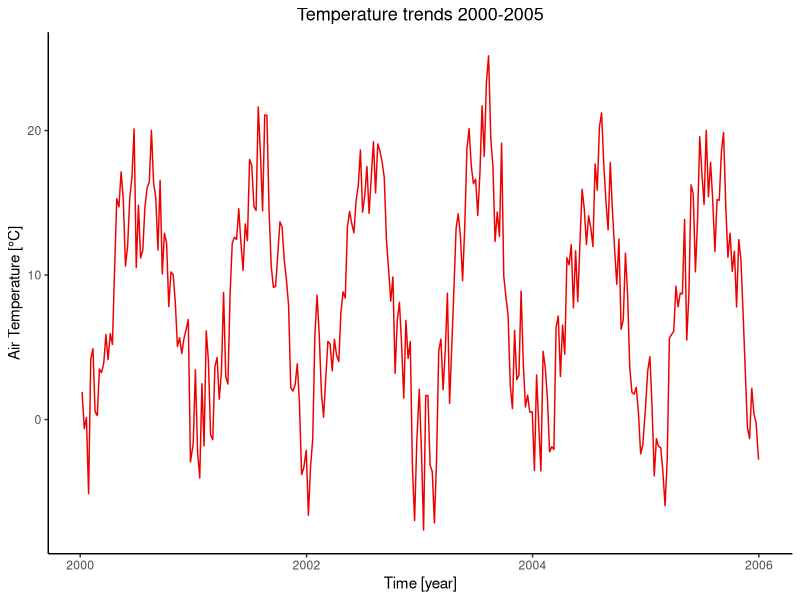
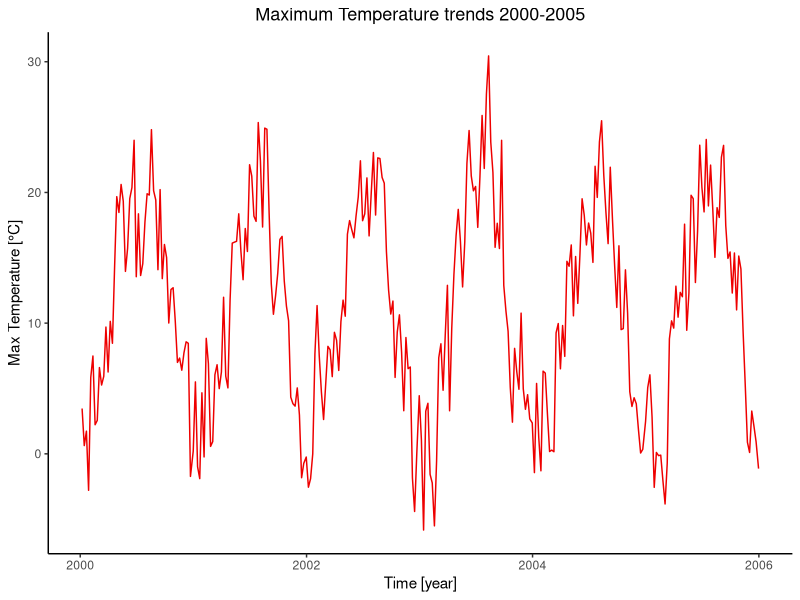
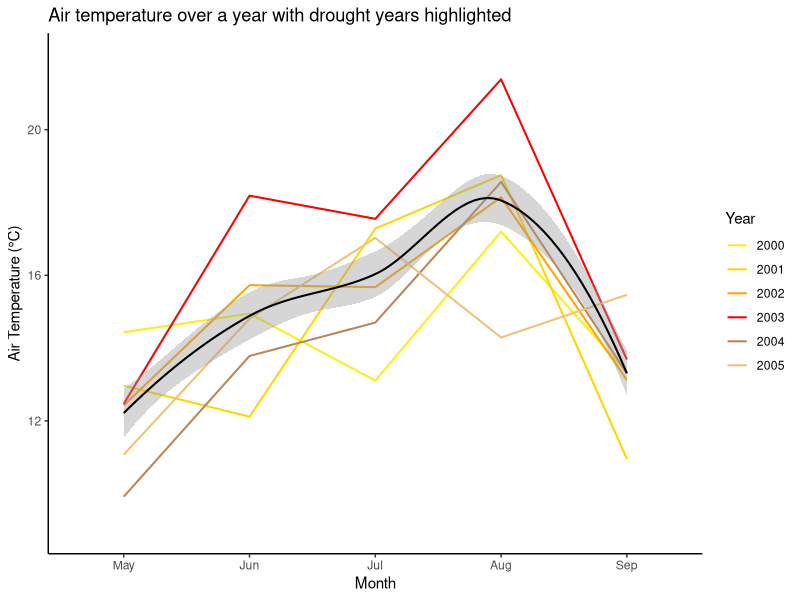
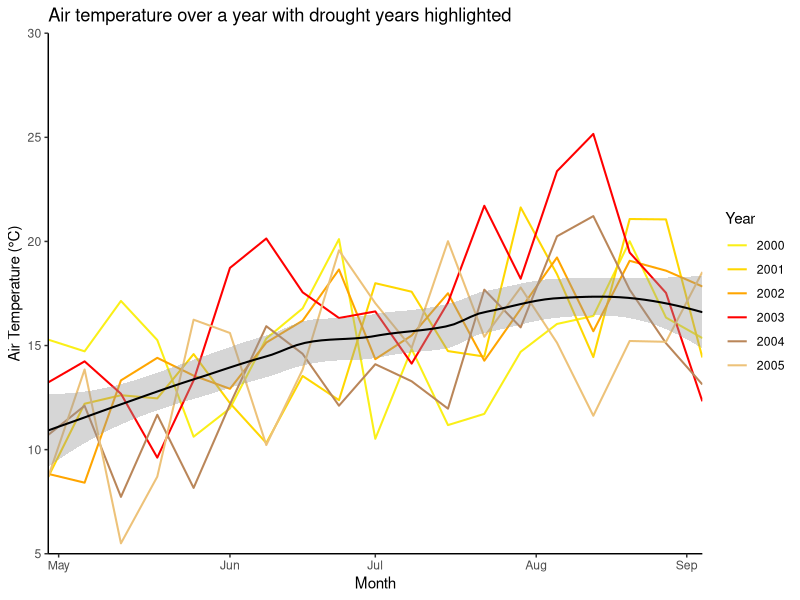
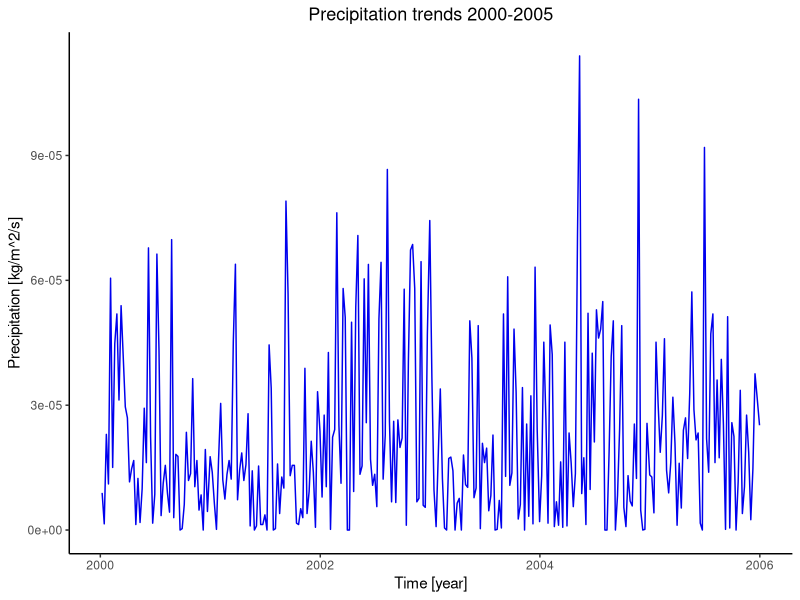

The R script that drew these images, in order: (Note: this script raises an error after producing the figures.)
####### Anomalies plotted #######
### Amended/final code script ###
### Tegan Williams March 2024 ###

#### Data loading & wrangling ####

# Libraries (required packages for data wrangling)
install.packages('tidyverse')
install.packages('tidyr')
install.packages('RColorBrewer')

library(dplyr)
library(tidyverse)
library(ggplot2) 

# Load Meteorological Data
met_data <- read.csv("Data/DE-Hai-2000-2020-weekly_timeseries_metSM.csv", header = TRUE)
obs_data <- read.csv("Data/DE-Hai-2000-2020-weekly_timeseries_obs.csv", header = TRUE)
sm_data <- read.csv("Data/DE-Hai-2000-2020-weekly_timeseries_metSM.csv", header= TRUE)
climate_data <- read.csv("Data/DE-Hai_FLUXNET2015_DD_1989-2020_met.csv")

# Delete 2021 data from Met data set since only NA values (-9999)
rows_to_delete <- c(1093:1144)
met_data <- met_data[-rows_to_delete, ]

# Create new column for year, months and full dates 
rows_per_year <- 52
met_data$year <- rep(2000:2020, each = rows_per_year)
met_data$full_date <- as.Date(paste0(met_data$year, "-", met_data$doy), format = "%Y-%j")
met_data <- met_data %>%
  mutate(month = month(full_date, label = TRUE))

# Now filter datasets for fewer years
met_data$year <- as.numeric(met_data$year)
met2000to2005 <- met_data[met_data$year >= 2000 & met_data$year <= 2005, ]
met2015to2020 <- met_data[met_data$year >= 2015 & met_data$year <= 2020, ]

met2003 <- met_data[met_data$year >= 2003 & met_data$year <= 2003, ]
met2018 <- met_data[met_data$year >= 2018 & met_data$year <= 2018, ]

#### Plots of raw Meteorological data time series ####

# Air Temperature over Time for 2000 to 2005
ggplot(met2000to2005, aes(x = full_date, y = airt_C)) +
  geom_line(colour="red2") +
  theme(legend.position = "bottom", panel.background = element_blank(), axis.line = element_line(colour = "black")) + 
  labs(title="Temperature trends 2000-2005") + 
  theme(plot.title=element_text(size=13, hjust=0.5)) + # Title size and position
  xlab("Time [year]") + 
  ylab("Air Temperature [°C]")

# Max Air Temperature over Time for 2000-2005 --> EXACTLY THE SAME TRENDS
ggplot(met2000to2005, aes(x = full_date, y = maxt_C)) +
  geom_line(colour="red2") +
  theme(legend.position = "bottom", panel.background = element_blank(), axis.line = element_line(colour = "black")) + 
  labs(title="Maximum Temperature trends 2000-2005") + 
  theme(plot.title=element_text(size=13, hjust=0.5)) + 
  xlab("Time [year]") + 
  ylab("Max Temperature [°C]")



# plotting T over time for 5 consecutive years e.g., 2000-2005, to show the difference during drought years 
# plus add the 30-year mean temperature as well!
avg_monthly_temp <- met_data %>%
  group_by(year, month) %>%
  summarise(monthlyT = mean(airt_C, na.rm = TRUE))

avg_monthly_temp$year <- as.numeric(avg_monthly_temp$year)
avg_monthly_temp_05 <- avg_monthly_temp[avg_monthly_temp$year >= 2000 & avg_monthly_temp$year <= 2005, ]
avg_monthly_temp_20 <- avg_monthly_temp[avg_monthly_temp$year >= 2015 & avg_monthly_temp$year <= 2020, ]

met_data_with_avg_temp_05 <- left_join(met2000to2005, avg_monthly_temp_05, by = c("year", "month"))

ggplot(met_data_with_avg_temp_05, aes(x = month, y = monthlyT, colour = as.factor(year), group = year)) +
  geom_line(size = 0.7) +
  geom_smooth(method = 'loess', aes(group=1), colour = "black", size = 0.7) +
  scale_color_manual(values = c("#FAEF17", "#FFD700","#FFA500","red", "#BA8659", "#EDC279")) +
  labs(x = "Month", y = "Air Temperature (°C)", title = "Air temperature over a year with drought years highlighted", colour = "Year") +
  scale_x_discrete(limits = c("May", "Jun", "Jul", "Aug", "Sep")) +
  scale_y_continuous(limits = c(9, 22)) +
  theme(legend.position = "right", panel.background = element_blank(), axis.line = element_line(colour = "black"))

# Using weekly values without the mean monthly 
ggplot(met_data_with_avg_temp_05, aes(x = doy, y = airt_C, colour = as.factor(year), group = year)) +
  geom_line(size = 0.7) +
  geom_smooth(method = 'loess', aes(group=1), colour = "black", size = 0.7) +
  scale_color_manual(values = c("#FAEF17", "#FFD700","#FFA500","red", "#BA8659", "#EDC279")) +
  labs(x = "Month", y = "Air Temperature (°C)", title = "Air temperature over a year with drought years highlighted", colour = "Year") +
  scale_x_continuous(breaks = c(121, 154, 182, 213, 242), 
                     labels = c("May", "Jun", "Jul", "Aug", "Sep"),
                     expand = c(0, 0),
                     limits = c(119, 245)) +
  scale_y_continuous(expand = c(0, 0),
                     limits = c(5,30)) +
  theme(legend.position = "right", panel.background = element_blank(), axis.line = element_line(colour = "black"))


# Precipitation over Time
ggplot(met2000to2005, aes(x = full_date, y = precip_kgm2s)) +
  geom_line(colour="blue2") +
  theme(legend.position = "bottom", panel.background = element_blank(), axis.line = element_line(colour = "black"), 
        plot.title=element_text(size=13, hjust=0.5)) + # Title size and position
  labs(title="Precipitation trends 2000-2005") + 
  xlab("Time [year]") + 
  ylab("Precipitation [kg/m^2/s]")


#### Temperature Anomalies ####

# Reference period 1989-2020
climate_data <- climate_data %>%
  mutate(TIMESTAMP = as.character(TIMESTAMP),
         year = year(as.Date(TIMESTAMP, format = "%Y%m%d")),
         month = month(as.Date(TIMESTAMP, format = "%Y%m%d")),
         doy = yday(as.Date(TIMESTAMP, format = "%Y%m%d")))

# finding average summer mean max day temperatures

max_temperatures <- aggregate(TA_ERA_DAY ~ year, data = climate_data, FUN = max)
max_temperatures$TA_ERA_DAY <- as.numeric(max_temperatures$TA_ERA_DAY)
mean(max_temperatures$TA_ERA_DAY)

summer_temp_data <- climate_data[climate_data$month %in% c("6", "7", "8"), ]
summer_temp_data <- summer_temp_data %>%
  select("year", "month", "TA_ERA_DAY")
mean_summer_temp <- aggregate(TA_ERA_DAY ~ year, data = summer_temp_data, FUN = mean)

mean(mean_summer_temp$TA_ERA_DAY)



summer_rainfall_data <- climate_data[climate_data$month %in% c("7", "8"), ]
summer_rainfall_data <- summer_rainfall_data %>%
  select("year", "month", "Precip")

# Aggregate the rainfall data by year and calculate the mean rainfall for each year
mean_summer_rainfall <- aggregate(Precip ~ year, data = summer_rainfall_data, FUN = sum)

mean(mean_summer_rainfall$Precip)


# Plotting weekly temperature anomalies over Time

weekly_average_temp_data <- climate_data %>%
  group_by(week = ceiling(as.numeric(doy)/7)) %>%
  summarise(AverageWeeklyMeanT = mean(MeanT, na.rm = TRUE),
            sd = sd(MeanT, na.rm = TRUE))

weekly_temp_data <- climate_data %>%
  group_by(year, week = ceiling(as.numeric(doy)/7)) %>%
  summarise(WeeklyMeanT = mean(MeanT, na.rm = TRUE)) 

  
View(weekly_temp_data)


# find the anomaly values
weekly_temp_merged_data <- merge(weekly_average_temp_data, weekly_temp_data, by = "week", all.x = TRUE)
weekly_temp_merged_data$tempAnomaly <- weekly_temp_merged_data$WeeklyMeanT - weekly_temp_merged_data$AverageWeeklyMeanT
weekly_temp_percentile_90 <- quantile(weekly_temp_merged_data$tempAnomaly, 0.9, na.rm = TRUE)
weekly_temp_percentile_0 <- quantile(weekly_temp_merged_data$tempAnomaly, 0, na.rm = TRUE)
weekly_temp_percentile_95 <- quantile(weekly_temp_merged_data$tempAnomaly, 0.95, na.rm = TRUE)

weekly_temp_anomaly_data <- weekly_temp_merged_data %>%
  filter(tempAnomaly > weekly_temp_percentile_0)
weekly_temp_anomaly_data90 <- weekly_temp_merged_data %>%
  filter(tempAnomaly > weekly_temp_percentile_90)
weekly_temp_anomaly_data95 <- weekly_temp_merged_data %>%
  filter(tempAnomaly > weekly_temp_percentile_95)

min(weekly_temp_anomaly_data95$tempAnomaly)
max(weekly_temp_anomaly_data95$tempAnomaly)

weekly_temp_anomaly_data$year <- as.factor(weekly_temp_anomaly_data$year)
weekly_temp_anomaly_data$week <- as.numeric(weekly_temp_anomaly_data$week)

weekly_temp_merged_data$full_date <- ymd(paste0(weekly_temp_merged_data$year, "-01-07")) + weeks(weekly_temp_merged_data$week - 1)


anomalies1 <- merge(weekly_temp_merged_data, sm_anomaly_data_filtered, by = "full_date")

View(weekly_temp_merged_data)
View(sm_anomaly_data_filtered)

anomalies <- anomalies1 %>%
  select(full_date, week.x, year.x, tempAnomaly, smAnomaly) %>%
  rename(date = full_date, week = week.x, year = year.x) %>%
  filter(year >= 2000 & year <=2005 | year >= 2015 & year <= 2020)
  
anomalies_full <- anomalies1 %>%
  select(full_date, week.x, year.x, tempAnomaly, smAnomaly) %>%
  rename(date = full_date, week = week.x, year = year.x) 

# creating a new column to group into drought vs non-drought years 
# based on their max value (e.g., >6.5 temp anomaly)

# Create new column 'drought_status' and initialise it with 'non-drought'

temp_anomaly_data_summer <- weekly_temp_anomaly_data[weekly_temp_anomaly_data$week >= 18 & weekly_temp_anomaly_data$week <= 36, ]
drought_years <- temp_anomaly_data_summer %>%
  filter(tempAnomaly > 5.2) %>%
  pull(year) %>%
  unique()

temp_drought_years <- temp_anomaly_data_summer%>%
  filter(year %in% c(2003,2010,2018,2019)) %>%
  pull(year) %>%
  unique()

hotyears <- as.data.frame(drought_years)

temp_anomaly_data_summer['Drought_Status'] = '1989-2020'
temp_anomaly_data_summer$Drought_Status[temp_anomaly_data_summer$year %in% temp_drought_years] <- as.character(temp_anomaly_data_summer$year[temp_anomaly_data_summer$year %in% temp_drought_years])
temp_anomaly_data_summer$Drought_Status <- as.factor(temp_anomaly_data_summer$Drought_Status)

min(temp_anomaly_data_summer$tempAnomaly)

palette_anomalies1 <- c("#D6D6D686", "#29B071", "#2C78DB", "#C93402")
palette_anomalies2 <-c("#D6D6D686", "#DB2C95", "#11A0D9", "#8A3FBF")
palette_anomalies3 <- c("#D6D6D686", "#990AFF", "#126DFF", "#FF19AB")
palette_anomalies <- c("#D6D6D686", "#D6A400", "#7362BA", "#B80422", "#3EA85A")

colourblind_palette <- c("#D4D4D4C4","#329FD6", "#C20502", "#9E21C4")

temp_anomaly_plot <- ggplot(temp_anomaly_data_summer, aes(x = week, y = tempAnomaly, colour = Drought_Status, group = year)) +
  geom_line(size = 0.8) +
  geom_hline(yintercept = 0, size = 0.4, colour = "black") +
  geom_hline(yintercept = 4.69, linetype = "dashed", size = 0.7, colour = "#FC6C19BE") +
  # geom_text(aes(x = 35.2, y = -0.4, label = "Norm"), colour = "black") + 
  # geom_text(aes(x = 34, y = 5.2, label = "95th percentile"), colour = "darkorange", size = 3) + 
  labs(title = "",
       x = "Summer months",
       y = "Air temperature anomaly (°C)",
       colour = "Year:") +
  scale_colour_manual(values = palette_anomalies) +
  theme(legend.position = "bottom", panel.background = element_blank(), axis.line = element_line(colour = "black"), 
        plot.title = element_text(size=12, hjust=0.5),
        axis.title = element_text(size=11),
        axis.text = element_text(size=9),
        legend.title = element_text(size = 11, face = "bold", ),
        legend.text = element_text(size = 11),
        plot.margin = margin(1, 1, 1, 1, "cm")) +
  scale_x_continuous(breaks = c(18, 22, 27, 32, 36), 
                     labels = c("May", "Jun", "Jul", "Aug", "Sep"),
                     expand = c(0, 0),
                     limits = c(18, 36)) +
  scale_y_continuous(expand = c(0, 0),
                     limits = c(-6,8))

plot(temp_anomaly_plot)

dev.off()

# Save the plot as a PNG file to GitHub
ggsave("temp_anomaly_plot.png", path = "Plots/Anomalies", plot = temp_anomaly_plot, width = 7, height = 5, dpi = 500)


#### Deep Soil Moisture Anomalies ####

# Reference period 2000-2020
sm_reference_period <- met_data %>%
  filter(year >= 2000 & year <= 2020) %>%
  group_by(doy) %>%
  summarize(smAverage = mean(SWC_1, na.rm = TRUE))

# Merge with the main data
sm_merged_data <- merge(met_data, sm_reference_period, by = "doy", all.x = TRUE)

# Calculate soil moisture anomalies
sm_merged_data$smAnomaly <- sm_merged_data$SWC_1 - sm_merged_data$smAverage
sm_merged_data$weeklysm <- sm_merged_data$SWC_1

# Calculate the 90th percentile of sm anomalies
sm_percentile_95 <- quantile(sm_merged_data$smAnomaly, 0.95, na.rm = TRUE)
sm_percentile_90 <- quantile(sm_merged_data$smAnomaly, 0.9, na.rm = TRUE)
sm_percentile_0 <- quantile(sm_merged_data$smAnomaly, 0, na.rm = TRUE)
sm_percentile_10 <- quantile(sm_merged_data$smAnomaly, 0.1, na.rm = TRUE)

# Filter only values in the upper 90th percentile
sm_anomaly_data <- sm_merged_data %>%
  filter(smAnomaly > sm_percentile_0)

sm_anomaly_data90 <- sm_merged_data %>%
  filter(smAnomaly > sm_percentile_90)

sm_anomaly_data95 <- sm_merged_data %>%
  filter(smAnomaly > sm_percentile_95)

sm_anomaly_data10 <- sm_merged_data %>%
  filter(smAnomaly > sm_percentile_10)

min(sm_anomaly_data95$smAnomaly)

sm_anomaly_data$year <- as.factor(sm_anomaly_data$year)
sm_anomaly_data$doy <- as.factor(sm_anomaly_data$doy)

sm_anomaly_data$week <- ceiling((sm_anomaly_data$doy - 6) / 7)
View(sm_anomaly_data)

sm_anomaly_data_filtered <- sm_anomaly_data[c("year", "week", "full_date", "weeklysm", "smAverage", "smAnomaly")]
sm_anomaly_data_filtered$year <- as.factor(sm_anomaly_data_filtered$year)
sm_anomaly_data_filtered$doy <- as.numeric(sm_anomaly_data_filtered$doy)



# Create new column 'drought_status' and initialise it with 'non-drought'
sm_anomaly_data_summer <- sm_anomaly_data_filtered %>%
  filter(doy %in% c(18:36))

sm_drought_years <- sm_anomaly_data_summer%>%
  filter(year %in% c(2003,2010,2018,2019)) %>%
  pull(year) %>%
  unique()

sm_anomaly_data_summer['Drought_Status'] = '2000-2020'

sm_anomaly_data_summer <- sm_anomaly_data_summer %>%
  mutate(Drought_Status = ifelse(year %in% sm_drought_years, as.character(year), Drought_Status))

sm_anomaly_data_summer$Drought_Status <- as.factor(sm_anomaly_data_summer$Drought_Status)
sm_anomaly_data_summer$year <- as.factor(sm_anomaly_data_summer$year)
sm_anomaly_data_summer$doy <- as.numeric(sm_anomaly_data_summer$doy)
sm_anomaly_data_summer$smAnomaly <- as.numeric(sm_anomaly_data_summer$smAnomaly)

sm_anomaly_data_filtered10 <- sm_anomaly_data_summer %>%
  filter(smAnomaly > sm_percentile_10)

deficit_data <- sm_anomaly_data_summer %>%
  filter(smAnomaly < 0)
drought_threshold <- quantile(deficit_data$smAnomaly, 0.05)
minimum_deficit <- deficit_data %>%
  mutate(Drought_Status = ifelse(smAnomaly < drought_threshold, "Drought", "No Drought"))

drought_threshold95 <- minimum_deficit %>%
  filter(Drought_Status == "Drought")

max(drought_threshold95$smAnomaly)

# threshold for 80th percentile is -8.06
# threshold for 90th percentile is -9.43
# threshold for 95th percentile is -9.93

palette_before <- c("#D4D4D4C4", "#178A86", "#0F5596", "#B51717")

# Plotting soil moisture anomalies
sm_anomaly_plot <- ggplot(sm_anomaly_data_summer, aes(x = doy, y = smAnomaly, group = year, colour = Drought_Status)) +
  geom_line(size = 0.8) +
  geom_hline(yintercept = 0, size = 0.4, colour = "black") +
  geom_hline(yintercept = -8.06, linetype = "dashed", size = 0.7, colour = "#FC6C19BE") +
  # geom_text(aes(x = 35.1, y = 1, label = "Norm"), colour = "black") + 
  # geom_text(aes(x = 34, y = -7, label = "80th percentile"), colour = "darkorange", size = 3) +  
  labs(title = "",
       x = "Summer months",
       y = "Deep soil moisture anomaly (mm)",
       colour = "Year:") +
  scale_colour_manual(values = palette_anomalies) +
  theme(legend.position = "bottom", panel.background = element_blank(), axis.line = element_line(colour = "black"), 
        plot.title = element_text(size=12, hjust=0.5),
        axis.title = element_text(size=11),
        axis.text = element_text(size=9),
        legend.title = element_text(size = 11, face = "bold", ),
        legend.text = element_text(size = 11),
        plot.margin = margin(1, 1, 1, 1, "cm")) +
  scale_x_continuous(breaks = c(18, 22, 27, 32, 36), 
                     labels = c("May", "Jun", "Jul", "Aug", "Sep"),
                     expand = c(0, 0),
                     limits = c(18, 36)) +
  scale_y_continuous(expand = c(0, 0),
                     limits = c(-15,15))

plot(sm_anomaly_plot)

ggsave("sm_anomaly_plot.png", path = "Plots/Anomalies", plot = sm_anomaly_plot, width = 7, height = 5, dpi = 500)


#### Creating normalised anomaly data for comparison of their effects on gpp


View(sm_merged_data)
View(sm_anomaly_data_filtered)


# save data tables for anomalies
write.csv(temp_anomaly_data_summer, "temp_anomaly_data.csv")
write.csv(sm_anomaly_data_summer, "sm_anomaly_data.csv")

write.csv(anomalies, "anomalies.csv")
write.csv(anomalies_full, "anomalies_full.csv")
write.csv(weekly_temp_merged_data, "temp_anomalies.csv")
write.csv(sm_anomaly_data_filtered, "sm_anomalies.csv")

#### Combined plots ####

library(gridExtra)

(combined_anomaly_plot <- grid.arrange(temp_anomaly_plot, sm_anomaly_plot, nrow = 2, layout_matrix = rbind(c(1, 2)), heights = c(1, 1)))

# Display the combined plot
print(combined_anomaly_plot)

# Save plot

ggsave("combined_anomaly_plot.png", path = "Plots/Anomalies", plot = combined_anomaly_plot, width = 10, height = 8)
